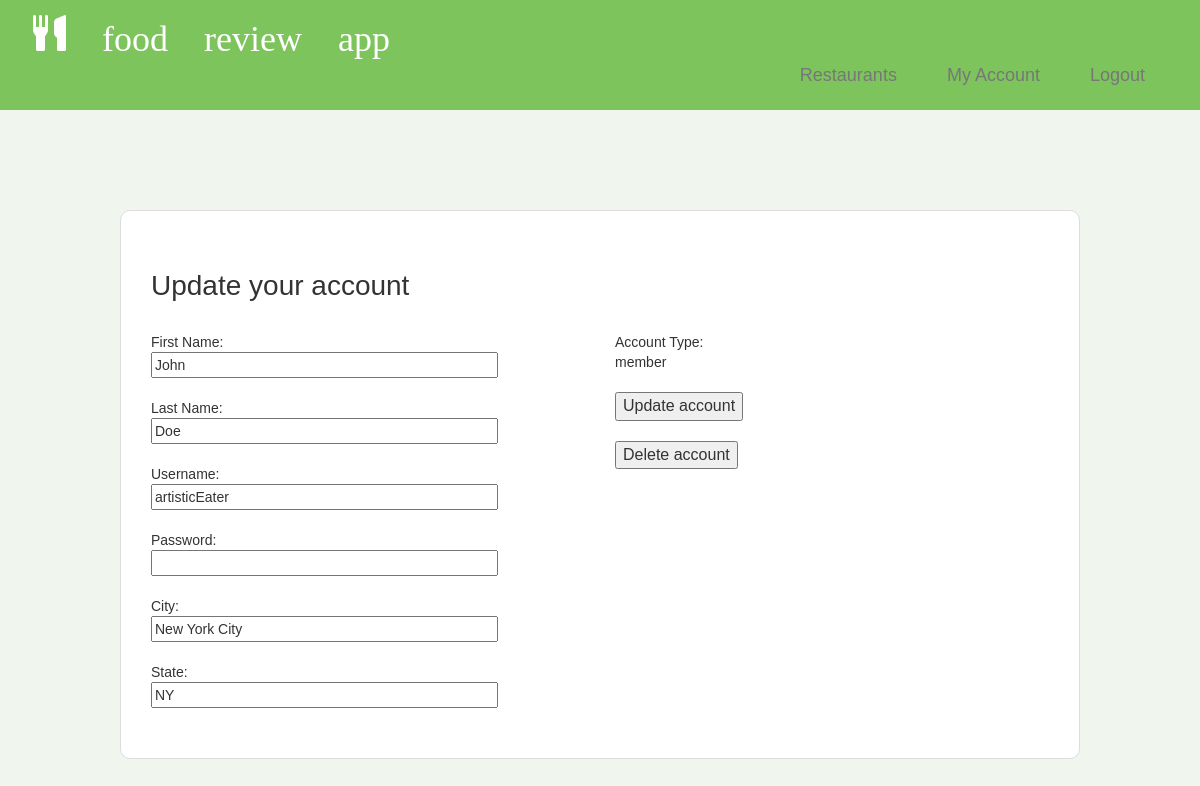
Screenshot of /usermanagement/update-account.php (signed in) with the database file from the repository.
### tables this page shows
CREATE TABLE IF NOT EXISTS `member` (
  `member_id` int NOT NULL AUTO_INCREMENT,
  `first_name` varchar(255) NOT NULL,
  `last_name` varchar(255) NOT NULL,
  `city` varchar(255) NOT NULL,
  `state` varchar(255) NOT NULL,
  `user_id` int NOT NULL,
  PRIMARY KEY (`member_id`),
  KEY `user_id` (`user_id`)
);

CREATE TABLE IF NOT EXISTS `user` (
  `user_id` int NOT NULL AUTO_INCREMENT,
  `username` varchar(255) NOT NULL,
  `password` varchar(255) NOT NULL,
  `role` varchar(50) NOT NULL,
  PRIMARY KEY (`user_id`)
);

### usermanagement/checksession.php (called while the page is built, shortened)
<?php
if(!isset($_SESSION['user'])){
	header("Location: ../usermanagement/account-login.php");
	exit();
}else{
	$user = $_SESSION['user'];
}
?>

### usermanagement/update-account.php (the view, shortened to what this page needs)
<html>
	<head>
<?php
require_once "../style/header.php";
require_once '../usermanagement/checksession.php';
$conn = new mysqli($hn, $un, $pw, $db);
$user_id = $user->user_id;
$member_query = "SELECT first_name, last_name, city, state FROM member WHERE user_id = '$user_id'";
$member_result = $conn->query($member_query);
$restaurant_query = "SELECT name, type, description, address, phone, website, email, photo, owner_name FROM restaurant WHERE user_id = '$user_id'";
$restaurant_result = $conn->query($restaurant_query);
$user_query = "SELECT username,role,user_id FROM user WHERE user_id = '$user_id'";
$user_result = $conn->query($user_query);
if ($member_result->num_rows > 0 && $user_result->num_rows > 0) {
        $member_row = $member_result->fetch_assoc();
        $user_row = $user_result->fetch_assoc();
	echo <<<_END
	<div class='container-fluid card'>
		<div class='row'>
			<div class='col-sm-12'>
				<h2 style='text-align:left'>Update your account</h2><br>
			</div>
		</div>
		<div class='row'>
			<form action='update-account.php' method='post' style='text-align:left'>
				<div class='col-sm-6'>
					First Name: <br><input type='text' name='first_name' value='$member_row[first_name]'><br><br>
					Last Name: <br><input type='text' name='last_name' value='$member_row[last_name]'><br><br>
					Username: <br><input type='text' name='username' value='$user_row[username]'><br><br>
					Password: <br><input type='text' name='password'><br><br>
					City: <br><input type='text' name='city' value='$member_row[city]'><br><br>
					State: <br><input type='text' name='state' value='$member_row[state]'><br><br>
				</div>
				<div class='col-sm-6'>
					Account Type: <br>$user_row[role]<br><br>
					<input type='hidden' name='update' value='yes'>
					<input type='hidden' name='user_id' value='$user_row[user_id]'>
					<input type='submit' value='Update account'><br>
				</form>
				<form action='delete-account.php' method='post' style='text-align:left'>
					<input type='hidden' name='delete' value='yes'>
					<input type='hidden' name='user_id' value='$user_row[user_id]'><br>
					<input type='submit' value='Delete account'><br>
				</form>
			</div>
		</div>
	</div>
_END;
} else if ($restaurant_result->num_rows > 0 && $user_result->num_rows > 0) {
        $restaurant_row = $restaurant_result->fetch_assoc();
        $user_row = $user_result->fetch_assoc();
	echo <<<_END
		<div class='container-fluid card'>
			<div class='row'>
				<div class='col-sm-12'>
					<h2 style='text-align:left'>Update your account</h2><br>
				</div>
			</div>
			<div class='row'>
				<form action='update-account.php' method='post' style='text-align:left'>
					<div class='col-sm-6'>
						Restaurant Name: <br><input type='text' name='name' value='$restaurant_row[name]'><br><br>
						Owner Name: <br><input type='text' name='owner_name' value='$restaurant_row[owner_name]'><br><br>
						Restaurant Type: <br><input type='text' name='type' value='$restaurant_row[type]'><br><br>
						Description: <br><input type='text' name='description' value='$restaurant_row[description]'><br><br>
						Address: <br><input type='text' name='address' value='$restaurant_row[address]'><br><br>
						Phone: <br><input type='text' name='phone' value='$restaurant_row[phone]'><br><br>
						Website: <br><input type='text' name='website' value='$restaurant_row[website]'><br><br>
					</div>
					<div class='col-sm-6'>
						Email: <br><input type='text' name='email' value='$restaurant_row[email]'><br><br>
						Photo: <br><input type='text' name='photo' value='$restaurant_row[photo]'><br><br>
						Username: <br><input type='text' name='username' value='$user_row[username]'><br><br>
						Password: <br><input type='text' name='password'><br><br>
						Account Type: <br>$user_row[role]
						<input type='hidden' name='update' value='yes'><br><br>
						<input type='hidden' name='user_id' value='$user_row[user_id]'>
						<input type='submit' value='Update account'>	<br><br>
				</form>
				<form action='delete-account.php' method='post' style='text-align:left'>
					<input type='hidden' name='delete' value='yes'>
					<input type='hidden' name='user_id' value='$user_row[user_id]'>
					<input type='submit' value='Delet account'><br>
				</form>
		</div>
	</div>
</div>
_END;
}
?>

### style/style.css (style rules this page uses)
body { font-family: 'Helvetica', sans-serif; background-color: #f0f5ed; }
h1, h2 { text-align: center; margin-top: 30px; font-size: 28px; color: #333; }
form { text-align: center; }
.card { border: 1px solid #ddd; border-radius: 10px; padding: 30px; text-align: left; background-color: #ffffff; margin-left: 10%; margin-right: 10%; margin-top: 5%; margin-bottom: 5%; }
.card h1, h2 { text-align: left; margin-top: 30px; font-size: 28px; color: #333; }
input[type="submit"] { font-size: 16px; }
input[type="text"] { width: 80%; }

### rows the page displays
member: first_name "John", last_name "Doe", city "New York City", state "NY"
user: username "artisticEater", role "member"
